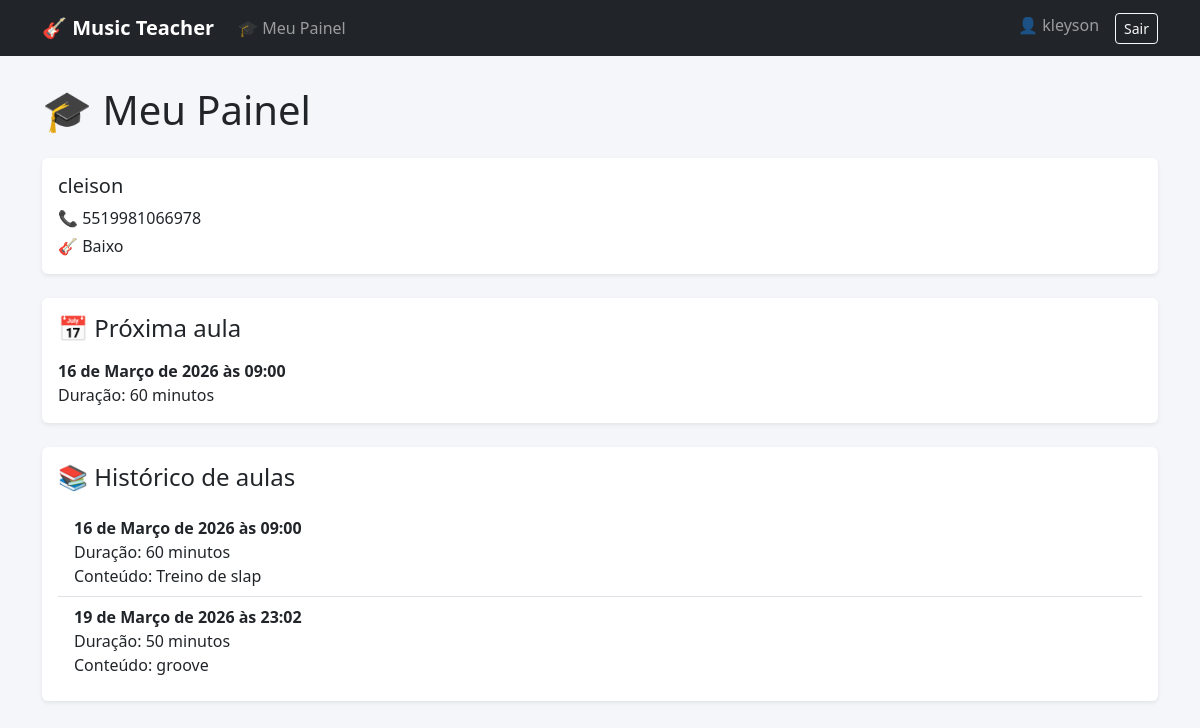
The page /meu-painel/ (signed in) on the database its author committed.
### alunos/models.py (models this page shows, shortened)
class Aluno(models.Model):
    user = models.OneToOneField(
        User,
        on_delete=models.CASCADE,
        null=True,
        blank=True
    )
    nome = models.CharField(max_length=200)
    telefone = models.CharField(max_length=20)
    email = models.EmailField(blank=True)
    instrumento = models.CharField(max_length=100)
    valor_mensalidade = models.DecimalField(
        max_digits=8,
        decimal_places=2,
        default=0
    )
    dia_vencimento = models.IntegerField(default=10)
    data_cadastro = models.DateField(auto_now_add=True)

### aulas/models.py (models this page shows, shortened)
class Aula(models.Model):
    aluno = models.ForeignKey(Aluno, on_delete=models.CASCADE)
    data = models.DateTimeField()
    duracao_minutos = models.IntegerField(default=50)
    conteudo = models.TextField(blank=True)
    material = models.FileField(
        upload_to="materiais/",
        blank=True,
        null=True
    )
    realizada = models.BooleanField(default=False)

### config/views.py (the view)
# urls.py: path('meu-painel/', painel_aluno, name='painel_aluno'),
@login_required
def painel_aluno(request):
    aluno = Aluno.objects.get(user=request.user)
    aulas = Aula.objects.filter(aluno=aluno).order_by("data")
    proxima_aula = Aula.objects.filter(
        aluno=aluno,
        data__gte=date.today()
    ).order_by("data").first()
    return render(request, "painel_aluno.html", {
    "aluno": aluno,
    "aulas": aulas,
    "proxima_aula": proxima_aula,
    "eh_aluno": True,
})

### config/context_processors.py (called while the page is built)
def vapid_key(request):
    return {
        "vapid_public_key": settings.VAPID_PUBLIC_KEY
    }

### templates/painel_aluno.html (shortened to what this page needs)
{% extends "base.html" %}
{% block content %}
<h1 class="mb-4">🎓 Meu Painel</h1>
<div class="card shadow-sm border-0 mb-4">
<div class="card-body">
<h5>{{ aluno.nome }}</h5>
<p class="mb-1">
📞 {{ aluno.telefone }}
</p>
<p class="mb-0">
🎸 {{ aluno.instrumento }}
</p>
</div>
</div>
{% if proxima_aula %}
<div class="card shadow-sm border-0 mb-4">
<div class="card-body">
<h4 class="mb-3">📅 Próxima aula</h4>
<strong>
{{ proxima_aula.data }}
</strong>
<br>
Duração:
{{ proxima_aula.duracao_minutos }} minutos
</div>
</div>
{% endif %}
<div class="card shadow-sm border-0">
<div class="card-body">
<h4 class="mb-3">📚 Histórico de aulas</h4>
<ul class="list-group list-group-flush">
{% for aula in aulas %}
<li class="list-group-item">
<strong>
{{ aula.data }}
</strong>
<br>
Duração:
{{ aula.duracao_minutos }} minutos
<br>
Conteúdo:
{{ aula.conteudo|default:"Ainda não informado" }}
</li>
{% empty %}
<li class="list-group-item">
Nenhuma aula registrada ainda
</li>
{% endfor %}
</ul>
</div>
</div>
{% endblock %}

### templates/base.html (shortened to what this page needs)
<!DOCTYPE html>
<html lang="pt-br">
<head>
<link href="https://cdn.jsdelivr.net/npm/bootstrap@5.3.3/dist/css/bootstrap.min.css" rel="stylesheet">
</head>
<body>
<nav class="navbar navbar-expand-lg navbar-dark bg-dark">
<div class="container">
<a class="navbar-brand" href="/dashboard/">
🎸 Music Teacher
</a>
<div class="collapse navbar-collapse" id="menu">
<ul class="navbar-nav me-auto">
{% if request.user.is_authenticated %}
    {% if eh_aluno %}
    <li class="nav-item">
        <a class="nav-link" href="/meu-painel/">
            🎓 Meu Painel
        </a>
    </li>
    {% endif %}
{% endif %}
</ul>
<ul class="navbar-nav">
{% if request.user.is_authenticated %}
<li class="nav-item">
<span class="navbar-text me-3">
👤 {{ request.user.username }}
</span>
</li>
<li class="nav-item">
<form method="POST" action="/admin/logout/" class="d-inline">
<button type="submit" class="btn btn-sm btn-outline-light">
Sair
</button>
</form>
</li>
{% endif %}
</ul>
</div>
</div>
</nav>
<div class="container container-main">
{% block content %}
{% endblock %}
</div>
</body>
</html>

### templates/base.html (style rules this page uses)
body { background:#f5f6fa; }
.navbar-brand { font-weight:bold; }
.container-main { margin-top:30px; }

### rows shown on the page
Aluno: nome "cleison", telefone "5519981066978", instrumento "Baixo"
Aula: data "16 de Março de 2026 às 09:00", duracao_minutos "60", conteudo "Treino de slap"
Aula: data "19 de Março de 2026 às 23:02", duracao_minutos "50", conteudo "groove"

### other values the page prints
{{ request.user.username }} "kleyson"
